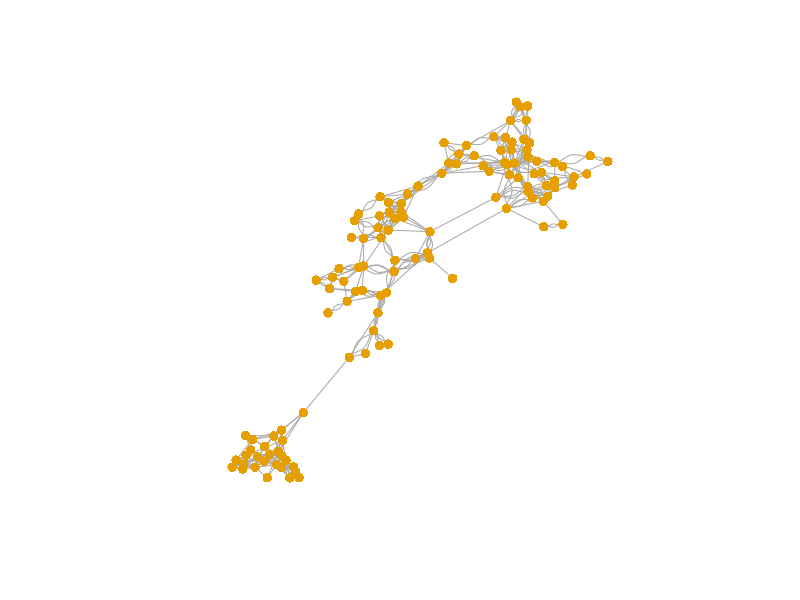
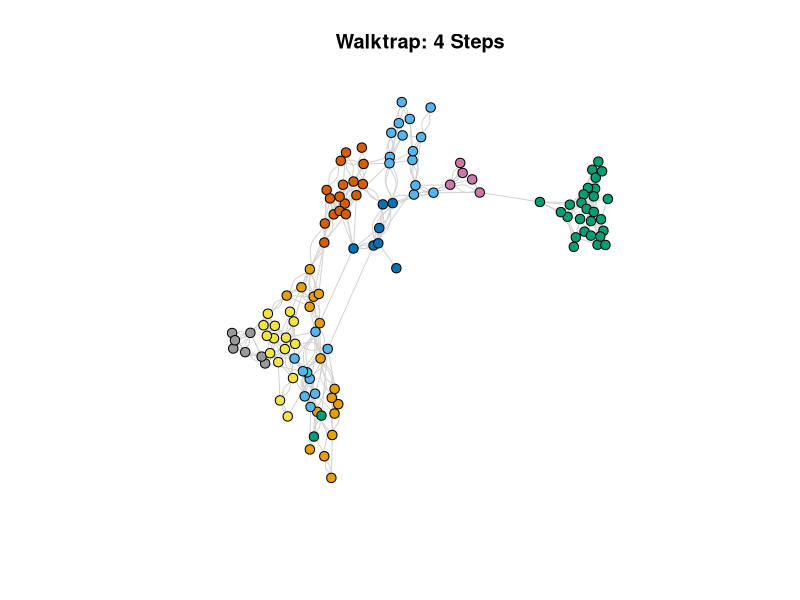
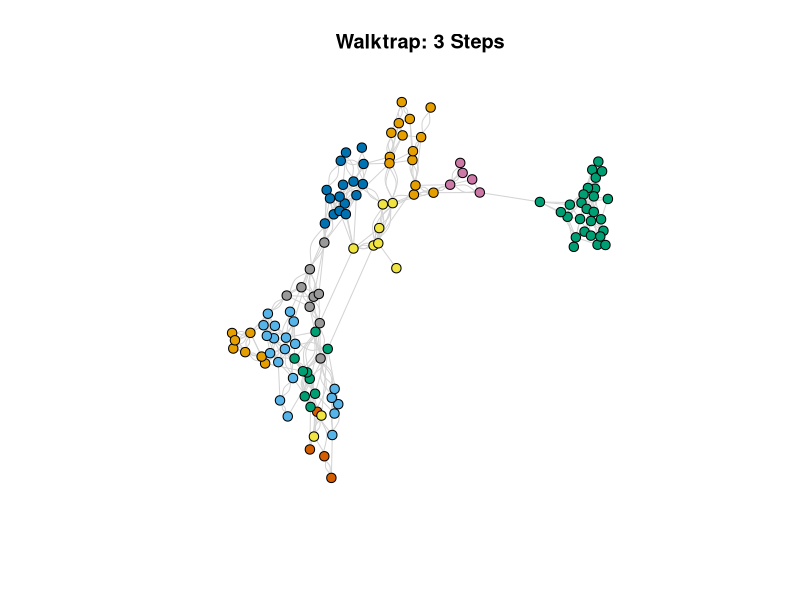
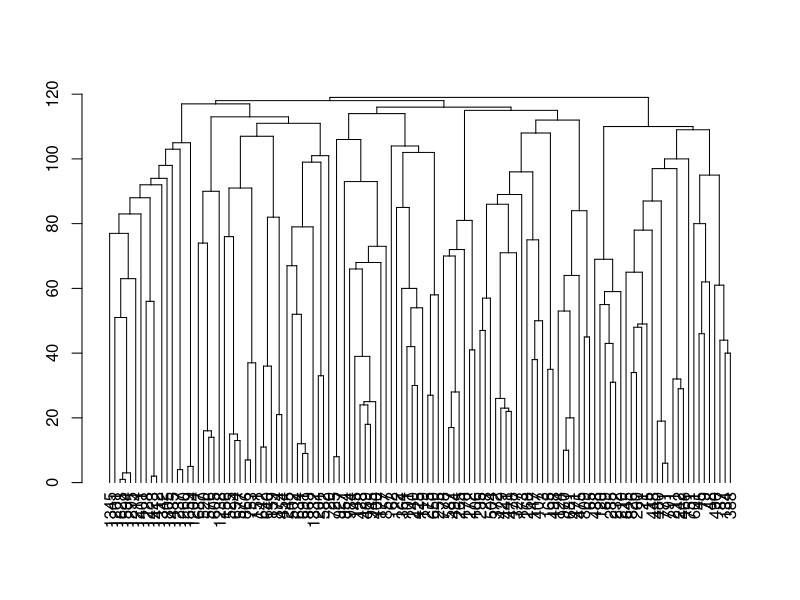
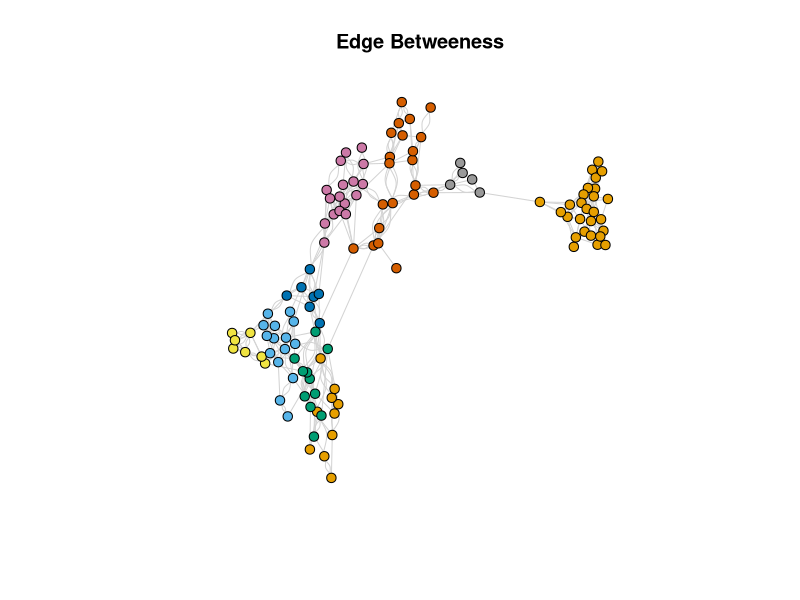
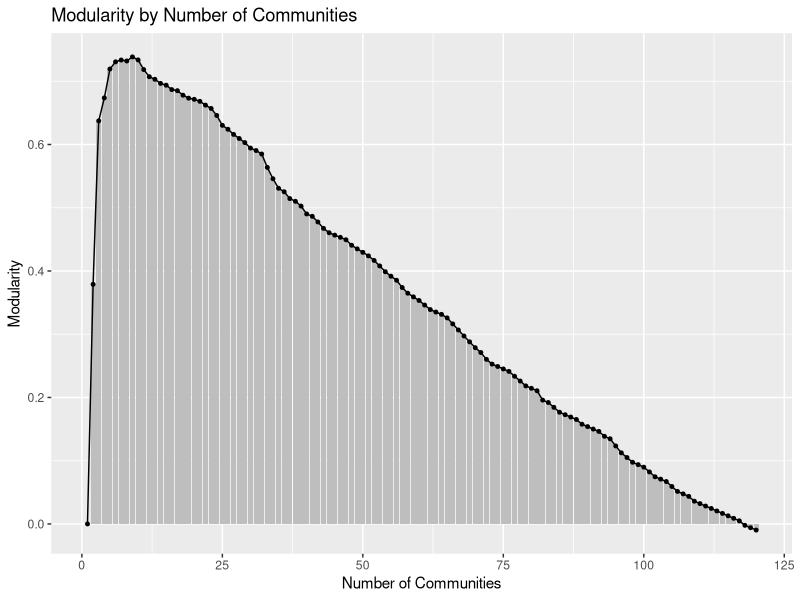
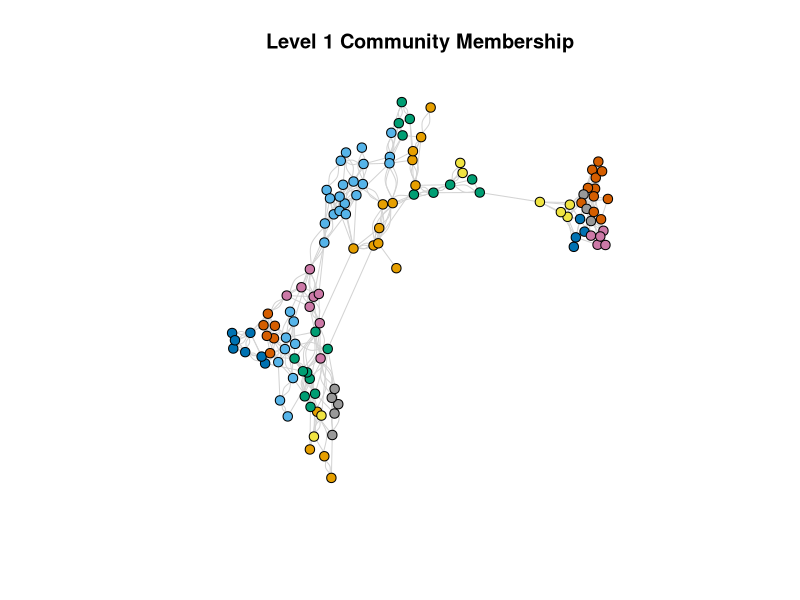
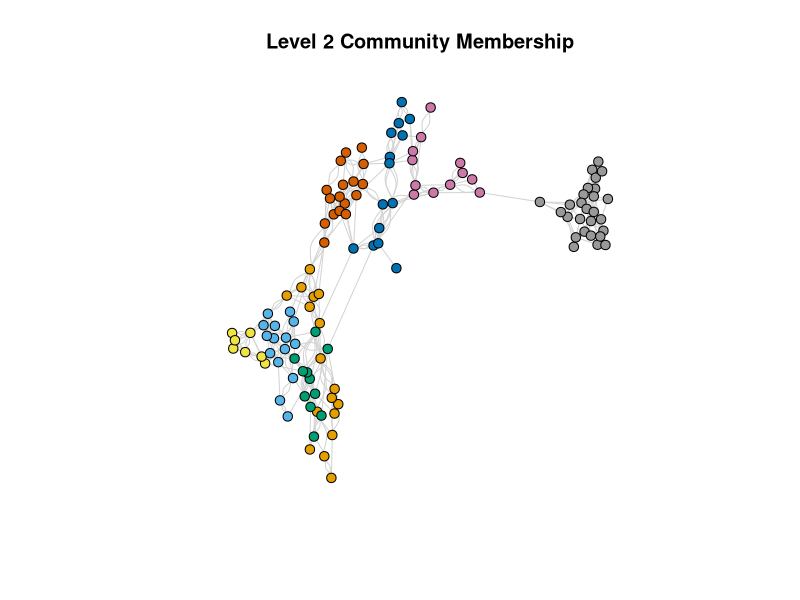

These charts were generated, in order, by the following R code:
## ---- chunk 1
library(tidyverse)
library(igraph)
library(ggplot2)
## ---- chunk 2
edges <- read_table("data/Contact-diaries-network_data_2013.csv")

attributes <- read_tsv("data/HighSchool2013_metadata.txt")
## ---- chunk 3
net <- graph_from_data_frame(d = edges,
                             directed = F,
                             vertices = attributes)
## ---- chunk 4
isolated <- which(degree(net) == 0)
nett <- delete_vertices(net, isolated)

plot(nett,
     vertex.label = NA,
     vertex.size = 5,
     edge.arrow.size = 0.25,
     vertex.frame.color = NA)
## ---- chunk 5
edge_density(nett)

# not very dense!!
## ---- chunk 6
biconnected_components(nett)

# 7 bicomponents, most with only 2 or 3 nodes
## ---- chunk 7
vertex_connectivity(nett)

# only 1 because of that major bridge
## ---- chunk 8
nett_wt4 <- cluster_walktrap(graph = nett, 
                             steps = 4, 
                             membership = T)
mem_wt4 <- membership(nett_wt4)
modularity(nett_wt4)

nett_wt3 <- cluster_walktrap(graph = nett, 
                             steps = 3, 
                             membership = T)
mem_wt3 <- membership(nett_wt3)
modularity(nett_wt3)
## ---- chunk 9
layout <- layout_with_fr(nett)

plot(nett, 
     layout = layout,
     vertex.color = mem_wt4, 
     edge.color = "light gray", 
     vertex.size = 5, 
     main = "Walktrap: 4 Steps",
     vertex.label = NA)

plot(nett, 
     layout = layout,
     vertex.color = mem_wt3, 
     edge.color = "light gray", 
     vertex.size = 5, 
     main = "Walktrap: 3 Steps",
     vertex.label = NA)

# these have some weird disjointed groups
## ---- chunk 10
nett_eb <- cluster_edge_betweenness(nett)
mem_eb <- membership(nett_eb)
## ---- chunk 11
plot(as.dendrogram(nett_eb))
# help i'm scared

plot(nett, 
     layout = layout,
     vertex.color = mem_eb, 
     edge.color = "light gray", 
     vertex.size = 5, 
     main = "Edge Betweeness",
     vertex.label = NA)
# less questionable groups than WT
## ---- chunk 12
extract_modularity_data <- function(communities, graph){

  # Arguments:
  # communities: igraph communities object
  # graph: igraph object
  
  mems_list <- list() # list where membership information will be saved
  num_communities <- NA # vector where number of communities will be saved
  modularities <- NA # avector to store modularity scores

  # Extracting levels of aggregation, or steps,
  # in the hierarchical merge data.
  num_merges <- 0:nrow(communities$merges)

  # Note that we start from 0 as the first level
  # corresponds to all nodes in their own community,
  # and that does not have a row in the  merge data frame.

  # Looping through each level of aggregation
  for (x in 1:length(num_merges)){
    # We first extract the membership 
    # information at the given merge level using a 
    # cut_at function. The inputs are the community
    # object and the merge step of interest. 
  
    mems_list[[x]] <- cut_at(communities, steps = num_merges[x])
    
    # Now we calculate the number of communities associated
    # with the given clustering solution: 
    num_communities[x] <- length(unique(mems_list[[x]]))
    
    # Let's also calculate the modularity score, just to make sure
    # we get the right value for that set of community memberships:
    modularities[x] <- modularity(graph, mems_list[[x]])
    }

  # We will now put together our extracted 
  # information in a data frame. 
  
  plot_data <- data.frame(modularity = modularities, 
                          num_communities = num_communities)

  # Let's reorder to go from low number of communities to high:
  mems_list <- mems_list[order(plot_data$num_communities)]
  plot_data <- plot_data[order(plot_data$num_communities), ] 
  rownames(plot_data) <- 1:nrow(plot_data)

  # outputting results in a list:
  return(list(summary_data = plot_data, 
       membership_list = mems_list))
}
## ---- chunk 13
modularity_data <- extract_modularity_data(communities = nett_eb, 
                                           graph = nett)

summary_data <- modularity_data[[1]]
## ---- chunk 14
ggplot(summary_data, aes(num_communities, modularity)) +
  geom_bar(stat = "identity", fill = "grey") + 
  geom_line(color = "black", linetype = "solid") + 
  geom_point(shape = 19, size = 1, color = "black") +
  labs(title = "Modularity by Number of Communities",
       x = "Number of Communities", y = "Modularity")
## ---- chunk 15
set.seed(100)
comm_multi <- cluster_louvain(graph = nett, 
                                     resolution = 1)

comm_multi$memberships 
## ---- chunk 16
mems_mult_level1 <- comm_multi$memberships[1, ]
mems_mult_level2 <- comm_multi$memberships[2, ]
table(mems_mult_level1, mems_mult_level2) 
## ---- chunk 17
plot(nett, 
     layout = layout,
     vertex.color = mems_mult_level1, 
     edge.color = "light gray", 
     vertex.size = 5, 
     main = "Level 1 Community Membership",
     vertex.label = NA)

plot(nett, 
     layout = layout,
     vertex.color = mems_mult_level2, 
     edge.color = "light gray", 
     vertex.size = 5, 
     main = "Level 2 Community Membership",
     vertex.label = NA)
